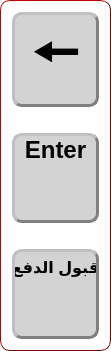
  <widget class="QGroupBox" name="groupBox_8">
   <property name="geometry">
    <rect>
     <x>1160</x>
     <y>290</y>
     <width>111</width>
     <height>351</height>
    </rect>
   </property>
   <property name="styleSheet">
    <string notr="true">background-color: rgba(0, 0, 0, 0%);
border-style: outset;
border-width: 1px;
border-radius: 10px;
border-color: maroon;</string>
   </property>
   <property name="title">
    <string/>
   </property>
   <layout class="QGridLayout" name="gridLayout_2">
    <item row="1" column="0">
     <spacer name="verticalSpacer">
      <property name="orientation">
       <enum>Qt::Vertical</enum>
      </property>
      <property name="sizeType">
       <enum>QSizePolicy::Fixed</enum>
      </property>
      <property name="sizeHint" stdset="0">
       <size>
        <width>20</width>
        <height>20</height>
       </size>
      </property>
     </spacer>
    </item>
    <item row="2" column="0">
     <widget class="QPushButton" name="pushButton_89">
      <property name="sizePolicy">
       <sizepolicy hsizetype="Preferred" vsizetype="Preferred">
        <horstretch>0</horstretch>
        <verstretch>0</verstretch>
       </sizepolicy>
      </property>
      <property name="minimumSize">
       <size>
        <width>84</width>
        <height>0</height>
       </size>
      </property>
      <property name="font">
       <font>
        <pointsize>18</pointsize>
        <weight>75</weight>
        <bold>true</bold>
        <strikeout>false</strikeout>
       </font>
      </property>
      <property name="styleSheet">
       <string notr="true">
QPushButton{
                                        background-color:LightGray;
image: url(:/newPrefix/Pay.png);
image-position: bottom;
                                        border-style: outset;
                                        border-width: 3px;
                                        border-radius: 10px;
                                        border-color: Gray;
                                        min-width: 6em;
                    color:black;
                                        }
                                        QPushButton:hover {
                                        background: qradialgradient(
                                        cx: 0.3, cy: -0.4, fx: 0.3, fy: -0.4,
                                        radius: 1.35, stop: 0 #fff, stop: 1 #bbb
                                        );
                                        }
                                        QPushButton:pressed {
                                        border-style: inset;
                                        background: qradialgradient(
                                        cx: 0.4, cy: -0.1, fx: 0.4, fy: -0.1,
                                        radius: 1.35, stop: 0 #fff, stop: 1 #ddd
                                        );
                                        }
                                    </string>
      </property>
      <property name="text">
       <string>Enter 

</string>
      </property>
      <property name="icon">
       <iconset theme="C:\Users\Amr.Ashour\Desktop\frontend\Pay.png"/>
      </property>
     </widget>
    </item>
    <item row="3" column="0">
     <spacer name="verticalSpacer_2">
      <property name="orientation">
       <enum>Qt::Vertical</enum>
      </property>
      <property name="sizeType">
       <enum>QSizePolicy::Fixed</enum>
      </property>
      <property name="sizeHint" stdset="0">
       <size>
        <width>20</width>
        <height>20</height>
       </size>
      </property>
     </spacer>
    </item>
    <item row="4" column="0">
     <widget class="QPushButton" name="pushButton_92">
      <property name="minimumSize">
       <size>
        <width>84</width>
        <height>90</height>
       </size>
      </property>
      <property name="maximumSize">
       <size>
        <width>16777215</width>
        <height>16777215</height>
       </size>
      </property>
      <property name="font">
       <font>
        <pointsize>12</pointsize>
        <weight>75</weight>
        <bold>true</bold>
        <strikeout>false</strikeout>
       </font>
      </property>
      <property name="styleSheet">
       <string notr="true">


QPushButton{
                                        background-color:LightGray;
image: url(&quot;C:/Users/Amr.Ashour/Desktop/frontend/Pay.png&quot;) no-repeat;
    image-position: bottom;
                                        border-style: outset;
                                        border-width: 3px;
                                        border-radius: 10px;
                                        border-color: Gray;
                                        min-width: 6em;
                    color:black;
                                        }
                                        QPushButton:hover {
                                        background: qradialgradient(
                                        cx: 0.3, cy: -0.4, fx: 0.3, fy: -0.4,
                                        radius: 1.35, stop: 0 #fff, stop: 1 #bbb
                                        );
                                        }
                                        QPushButton:pressed {
                                        border-style: inset;
                                        background: qradialgradient(
                                        cx: 0.4, cy: -0.1, fx: 0.4, fy: -0.1,
                                        radius: 1.35, stop: 0 #fff, stop: 1 #ddd
                                        );
                                        }
                                    </string>
      </property>
      <property name="text">
       <string>قبول الدفع  


</string>
      </property>
     </widget>
    </item>
    <item row="0" column="0">
     <widget class="QPushButton" name="pushButton_84">
      <property name="sizePolicy">
       <sizepolicy hsizetype="Preferred" vsizetype="Fixed">
        <horstretch>0</horstretch>
        <verstretch>0</verstretch>
       </sizepolicy>
      </property>
      <property name="minimumSize">
       <size>
        <width>84</width>
        <height>70</height>
       </size>
      </property>
      <property name="maximumSize">
       <size>
        <width>16777215</width>
        <height>16777215</height>
       </size>
      </property>
      <property name="font">
       <font>
        <pointsize>40</pointsize>
        <weight>75</weight>
        <bold>true</bold>
        <strikeout>false</strikeout>
       </font>
      </property>
      <property name="styleSheet">
       <string notr="true">
QPushButton{
                                        background-color:LightGray;
                                        border-style: outset;
                                        border-width: 3px;
                                        border-radius: 10px;
                                        border-color: Gray;
                                        min-width: 6em;
                    color:black;
                                        }
                                        QPushButton:hover {
                                        background: qradialgradient(
                                        cx: 0.3, cy: -0.4, fx: 0.3, fy: -0.4,
                                        radius: 1.35, stop: 0 #fff, stop: 1 #bbb
                                        );
                                        }
                                        QPushButton:pressed {
                                        border-style: inset;
                                        background: qradialgradient(
                                        cx: 0.4, cy: -0.1, fx: 0.4, fy: -0.1,
                                        radius: 1.35, stop: 0 #fff, stop: 1 #ddd
                                        );
                                        }
                                    </string>
      </property>
      <property name="text">
       <string>🠔</string>
      </property>
     </widget>
    </item>
   </layout>
  </widget>
